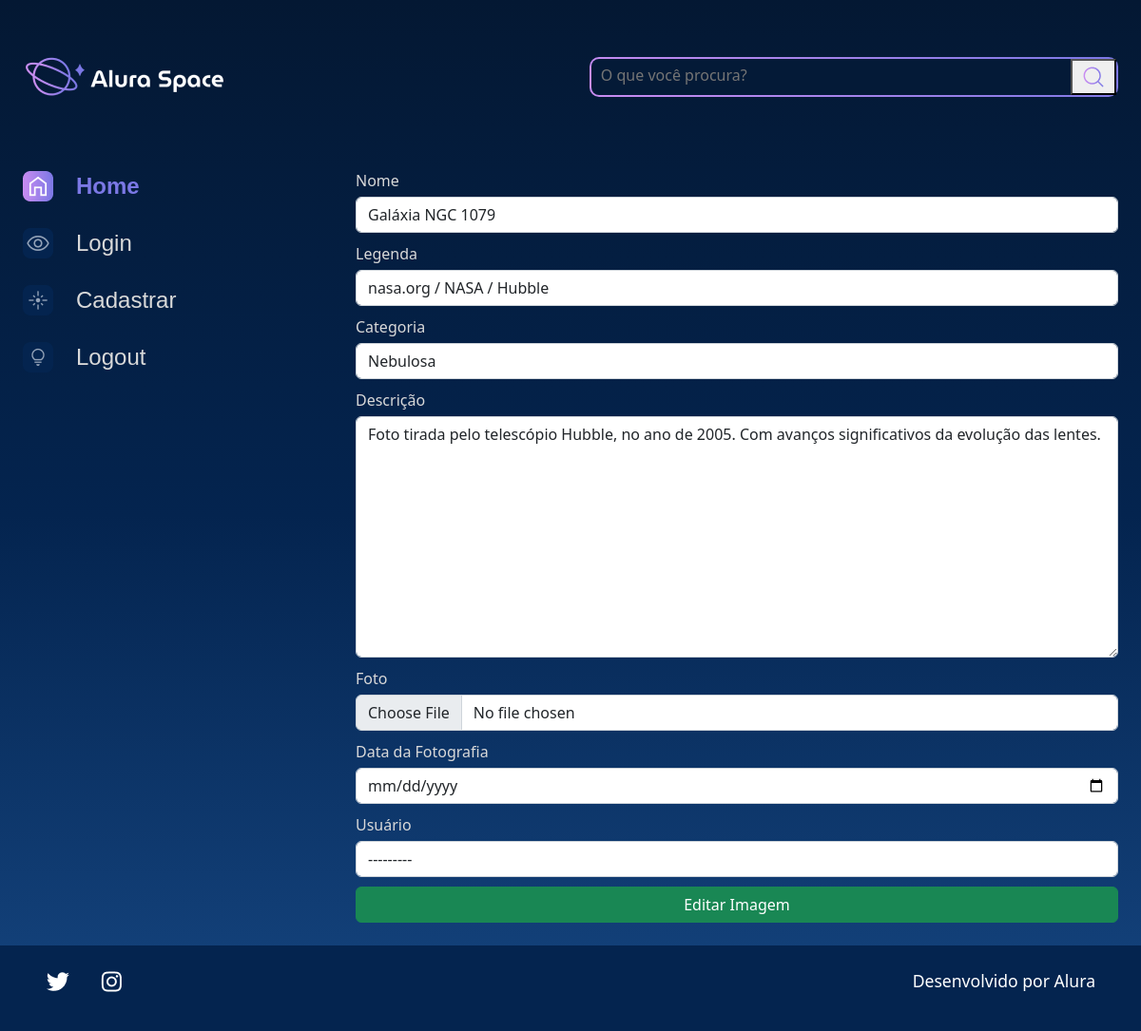
Screenshot of /editar-imagem/3 with the database file from the repository.
### galeria/models.py (models this page shows, shortened)
class Fotografia(models.Model):
    OPCOES_CATEGORIA= [
        ('GALÁXIA', 'Galáxia'),
        ('NEBULOSA', 'Nebulosa'),
        ('ESTRELA', 'Estrela'),
        ('PLANETA', 'Planeta'),
    ]
    nome = models.CharField(max_length=100, null=False, blank=False)
    legenda = models.CharField(max_length=150, null=False, blank=False)
    categoria = models.CharField(max_length=100,choices = OPCOES_CATEGORIA,default='')
    descricao = models.TextField(null=False, blank=False)
    foto = models.ImageField(upload_to='fotos/%Y/%m/%d/', blank=True)
    publicada = models.BooleanField(default=True)
    data_fotografia = models.DateTimeField(default=datetime.now,null=False, blank=False)
    usuario = models.ForeignKey(to = User, on_delete=models.SET_NULL, null=True, blank=True, related_name="user")

### galeria/views.py (the view, shortened to what this page needs)
# urls.py: path('editar-imagem/<int:foto_id>', editar_imagem, name='editar_imagem'),
def editar_imagem(request, foto_id):
    fotografia = get_object_or_404(Fotografia, id=foto_id)
    form = FotografiaForm(instance=fotografia)
    return render(request, 'galeria/editar_imagem.html', {'form': form, 'foto_id': foto_id, 'fotografia': fotografia})

### galeria/forms.py
class FotografiaForm(forms.ModelForm):
    class Meta:
        model = Fotografia
        exclude =['publicada',]
        labels = {
            'nome':'Nome',
            'legenda':'Legenda',
            'categoria':'Categoria',
            'descricao':'Descrição',
            'foto':'Foto',
            'data_fotografia':'Data da Fotografia',
            'usuario':'Usuário',
        }
        widgets ={
            'nome': forms.TextInput(attrs={'class':'form-control'}),
            'legenda': forms.TextInput(attrs={'class':'form-control'}),
            'categoria': forms.Select(attrs={'class':'form-control'}),
            'descricao': forms.Textarea(attrs={'class':'form-control'}),
            'foto': forms.FileInput(attrs={'class':'form-control'}),
            'data_fotografia': forms.DateInput(
                format='%d/%m/%Y',
                attrs = {
                    'class':'form-control',
                    'placeholder':'Selecione uma data',
                    'type':'date',
                }
            ),
            'usuario': forms.Select(attrs={'class':'form-control'}),
        }

### galeria/templates/galeria/editar_imagem.html (shortened to what this page needs)
{% load static %}
<!DOCTYPE html>
<html lang="pt-br">
<head>
    <link rel="stylesheet" href="{% static '/styles/style.css' %}">
    <link href="https://cdn.jsdelivr.net/npm/bootstrap@5.2.2/dist/css/bootstrap.min.css" rel="stylesheet">
</head>
<body>
    <div class="pagina-inicial">
        <header class="cabecalho">
            <img src="{% static '/assets/logo/Logo(2).png' %}" alt="Logo da Alura Space" />
            <div class="cabecalho__busca">
                <div class="busca__fundo">
                    <form action="{% url 'buscar' %}">
                        <input  class="busca__input" type="text" name="buscar" placeholder="O que você procura?">
                        <button type="submit">
                            <img class="busca__icone" src="{% static '/assets/ícones/1x/search.png' %}" alt="ícone de search">
                        </button>
                    </form>
                </div>
            </div>
        </header>
        <main class="principal">
            <section class="menu-lateral">
                <nav class="menu-lateral__navegacao">
                    <a href="{% url 'index' %}"><img src="{% static '/assets/ícones/1x/Home - ativo.png' %}"> Home</a>
                    <a href="{% url 'login' %}"><img src="{% static '/assets/ícones/1x/Mais vistas - inativo.png' %}"> Login</a>
                    <a href="{% url 'cadastro' %}"><img src="{% static '/assets/ícones/1x/Novas - inativo.png' %}"> Cadastrar</a>
                    <a href="{% url 'logout'%}"><img src="{% static '/assets/ícones/1x/Surpreenda-me - inativo.png' %}"> Logout</a>
                </nav>
            </section>
            <section class="galeria" style="margin-left: 5em">
                <form action="{% url 'editar_imagem' foto_id %}"  method="POST" enctype="multipart/form-data">
                    <div class="row">
                        {% for field in form.visible_fields %}
                        <div class="col-12 col-lg-12" style="margin-bottom: 10px;">
                            <label for ={{field.id_for_label}} style="color:#D9D9D9; margin-bottom: 5px;">{{field.label}}</label>
                            {{field}}
                        </div>
                        {% endfor %}
                    </div>
                    <div>
                        <button class="btn btn-success col-12" style="padding: top 5px;" type="submit">Editar Imagem</button>
                    </div>
                </form>
            </section>
        </main>
    </div>
</body>
{% include 'partials/_footer.html' %}

### setup/static/styles/style.css (style rules this page uses)
html, body, div, span, applet, object, iframe, h1, h2, h3, h4, h5, h6, p, blockquote, pre, a, abbr, acronym, address, big, cite, code, del, dfn, em, img, ins, kbd, q, s, samp, small, strike, strong, sub, sup, tt, var, b, u, i, center, dl, dt, dd, ol, ul, li, fieldset, form, label, legend, table, caption, tbody, tfoot, thead, tr, th, td, article, aside, canvas, details, embed, figure, figcaption, footer, header, hgroup, menu, nav, output, ruby, section, summary, time, mark, audio, video { margin: 0; padding: 0; border: 0; font-size: 100%; font: inherit; vertical-align: baseline; }
article, aside, details, figcaption, figure, footer, header, hgroup, menu, nav, section { display: block; }
body { line-height: 1; font-family: 'Space Grotesk', sans-serif; min-height: 100vh; background: linear-gradient(#041833,#04244F,#154580); background-repeat: no-repeat; background-position: center; background-size: cover; }
.cabecalho { align-items: center; display: flex; justify-content: space-between; margin: 1.5rem 0 4rem 0; }
.cabecalho__busca { align-items: center; border-radius: 10px; background: linear-gradient(45deg, #C98CF1,#7B78E5); display: flex; height: auto; justify-content: space-between; padding: 2px; width: auto; }
.busca__fundo { align-items: center; background-color: #041A37; border-radius: 8px; display: flex; margin: 0 auto; width: 100%; }
.busca__input { align-items: center; background-color: transparent; border: none; font-size: 1rem; height: 24px; padding: 10px; width: 500px; }
.busca__icone { cursor: pointer; width: 2rem; height: 2rem; }
.galeria { display: flex; width: 100%; }
.menu-lateral { padding-right: 1.5rem; box-sizing: border-box; min-width: 270px; }
.menu-lateral__navegacao { display: flex; flex-direction: column; }
.menu-lateral__navegacao a { font-family: 'Space Grotesk', sans-serif; align-items: center; display: flex; margin-bottom: 1.5rem; text-decoration: none; color: #D9D9D9; font-size: 24px; }
.menu-lateral__navegacao a:first-child { font-weight: bold; color: #7B78E5; }
.menu-lateral__navegacao img { margin-right: 1.5rem; }
.pagina-inicial { max-width: 1440px; padding: 1.5rem; margin: 0 auto; }
.principal { display: flex; justify-content: space-between; }

### rows the page displays
Fotografia: visible_fields "Galáxia NGC 1079" "nasa.org / NASA / Hubble" "Nebulosa" "Foto tirada pelo telescópio Hubble, no ano de 2005. Com avanços significativos da evolução das lentes." "---------"

### other values shown
{{ field.label }} "Nome" "Legenda" "Categoria" "Descrição" "Foto" "Data da Fotografia" "Usuário"
